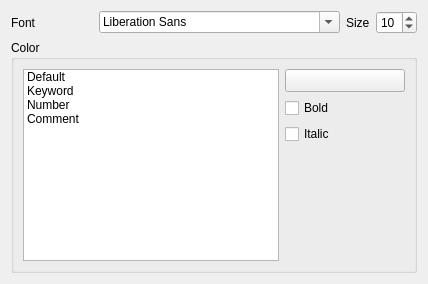
                    <widget class="QWidget" name="tab_4">
                     <attribute name="title">
                      <string>SQL</string>
                     </attribute>
                     <layout class="QGridLayout" name="gridLayout_18">
                      <item row="0" column="0">
                       <layout class="QHBoxLayout" name="horizontalLayout_42">
                        <item>
                         <widget class="QLabel" name="label_47">
                          <property name="text">
                           <string>Font</string>
                          </property>
                         </widget>
                        </item>
                        <item>
                         <spacer name="horizontalSpacer_49">
                          <property name="orientation">
                           <enum>Qt::Horizontal</enum>
                          </property>
                          <property name="sizeHint" stdset="0">
                           <size>
                            <width>40</width>
                            <height>20</height>
                           </size>
                          </property>
                         </spacer>
                        </item>
                        <item>
                         <widget class="QFontComboBox" name="mFontComboCodeEditorSQL">
                          <property name="minimumSize">
                           <size>
                            <width>241</width>
                            <height>0</height>
                           </size>
                          </property>
                         </widget>
                        </item>
                        <item>
                         <widget class="QLabel" name="label_48">
                          <property name="text">
                           <string>Size</string>
                          </property>
                         </widget>
                        </item>
                        <item>
                         <widget class="QSpinBox" name="mFontSizeCodeEditorSQL">
                          <property name="minimum">
                           <number>4</number>
                          </property>
                          <property name="maximum">
                           <number>20</number>
                          </property>
                          <property name="value">
                           <number>10</number>
                          </property>
                         </widget>
                        </item>
                       </layout>
                      </item>
                      <item row="1" column="0">
                       <widget class="QgsCollapsibleGroupBox" name="groupBox_30">
                        <property name="title">
                         <string>Color</string>
                        </property>
                        <layout class="QGridLayout" name="gridLayout_34">
                         <item row="0" column="0">
                          <widget class="QListWidget" name="mListWidgetCodeEditorColorSQL">
                           <item>
                            <property name="text">
                             <string>Default</string>
                            </property>
                           </item>
                           <item>
                            <property name="text">
                             <string>Keyword</string>
                            </property>
                           </item>
                           <item>
                            <property name="text">
                             <string>Number</string>
                            </property>
                           </item>
                           <item>
                            <property name="text">
                             <string>Comment</string>
                            </property>
                           </item>
                          </widget>
                         </item>
                         <item row="0" column="1">
                          <widget class="QFrame" name="mLayoutColorSQL">
                           <property name="frameShape">
                            <enum>QFrame::NoFrame</enum>
                           </property>
                           <property name="frameShadow">
                            <enum>QFrame::Raised</enum>
                           </property>
                           <layout class="QGridLayout" name="gridLayout_35">
                            <property name="margin">
                             <number>0</number>
                            </property>
                            <item row="0" column="0">
                             <layout class="QVBoxLayout" name="verticalLayout_44">
                              <item>
                               <widget class="QgsColorButtonV2" name="mColorCodeEditorSQL">
                                <property name="minimumSize">
                                 <size>
                                  <width>120</width>
                                  <height>0</height>
                                 </size>
                                </property>
                                <property name="text">
                                 <string/>
                                </property>
                               </widget>
                              </item>
                              <item>
                               <widget class="QCheckBox" name="mCheckBoxBoldCodeEditor_4">
                                <property name="text">
                                 <string>Bold</string>
                                </property>
                               </widget>
                              </item>
                              <item>
                               <widget class="QCheckBox" name="mCheckBoxItalicCodeEditor_4">
                                <property name="text">
                                 <string>Italic</string>
                                </property>
                               </widget>
                              </item>
                              <item>
                               <spacer name="verticalSpacer_15">
                                <property name="orientation">
                                 <enum>Qt::Vertical</enum>
                                </property>
                                <property name="sizeHint" stdset="0">
                                 <size>
                                  <width>20</width>
                                  <height>40</height>
                                 </size>
                                </property>
                               </spacer>
                              </item>
                             </layout>
                            </item>
                           </layout>
                          </widget>
                         </item>
                        </layout>
                       </widget>
                      </item>
                     </layout>
                    </widget>
